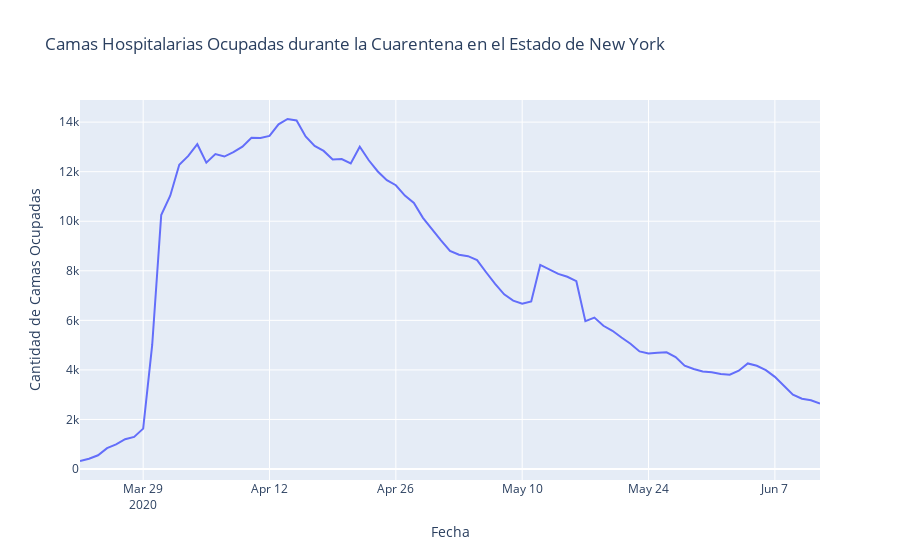

Notebook code cell kept with this figure:
### Markdown cell above
El punto maximo de ocupacion se dio el 14/ABR con 14126 camas ocupadas y el punto minimo el 22/MAR con 324 camas ocupadas.

### Code cell
f = px.line(x=ny_cuarentena.index,y=ny_cuarentena.inpatient_beds_used_covid,labels={
                     "x": "Fecha",
                     "y": "Cantidad de Camas Ocupadas"},title='Camas Hospitalarias Ocupadas durante la Cuarentena en el Estado de New York')
f.show()
